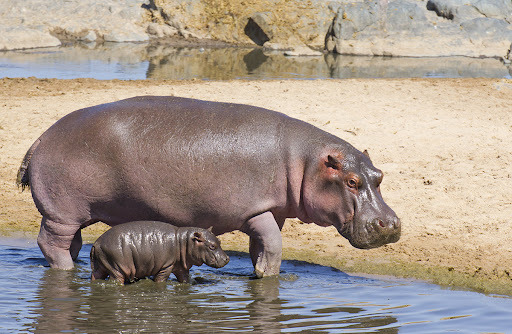
#> input picture Deliverable 6/real-hippo.jpeg, 512 x 334 px
$ jupyter execute main.ipynb
#> lines starting #> are read from the running program, lines starting #| are printed output that depends on the picture
[cell 1]
import matplotlib.pyplot as plt
import numpy as np
import cv2

[cell 2]
def negative(to_convert_image):
    img = 255 - to_convert_image

    return img

[cell 3]
image = plt.imread('real-hippo.jpeg')
#> image is the input picture: shape (334, 512, 3); mean R, G, B 164.3, 150.4, 138.7
def cartoonify(image):
    img_blur = cv2.blur(image, (5, 5)) # blur image
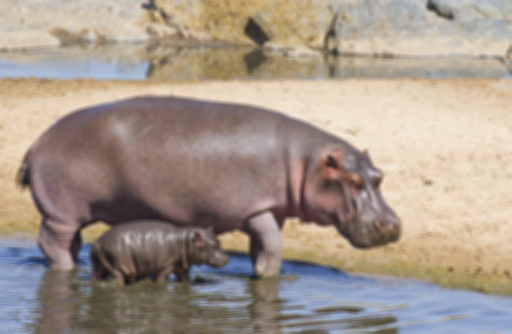
#> img_blur: shape (334, 512, 3); mean R, G, B 164.3, 150.4, 138.7

    edges = cv2.Canny(img_blur, 100, 100) # find edges of image through thresholding, smoothing, etc
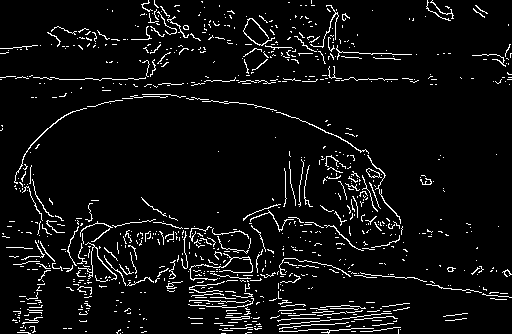
#> edges: shape (334, 512); 5.8% white in thin lines or dots

    invert = negative(edges) # invert image
#> in negative, `img = 255 - to_convert_image`: img: shape (334, 512); 94.2% white; black in thin lines or dots

    plt.title('Cartoonified image')
    plt.imshow(invert, cmap='gray')
    plt.show()

    cv2.imwrite('cartoonified_bozu.png', invert)

cartoonify(image)
